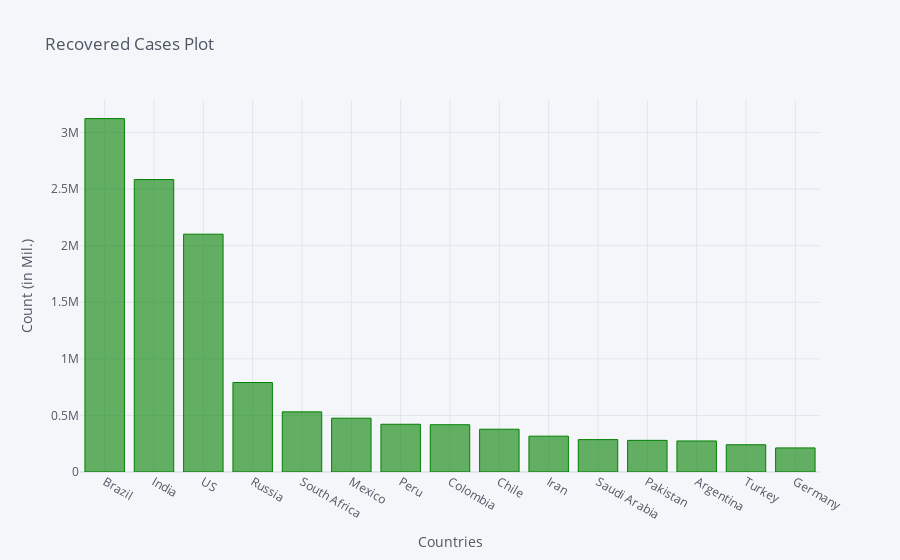

The code cell stored with this chart in its notebook:
### Code cell
recovered_df2_plot.iplot(kind='bar', x='Country/Region', y='8/27/20',color='green',
                         title='Recovered Cases Plot',xTitle='Countries',yTitle='Count (in Mil.)')

### Figure 1 — Plotly figure (JSON) as saved in the notebook; plotly's stock layout.template omitted (floating-point values rounded to 4 significant figures)
{"data": [{"marker": {"color": "rgba(0, 128, 0, 0.6)", "line": {"color": "rgba(0, 128, 0, 1.0)", "width": 1}}, "name": "8/27/20", "orientation": "v", "text": "", "type": "bar", "x": ["Brazil", "India", "US", "Russia", "South Africa", "Mexico", "Peru", "Colombia", "Chile", "Iran", "Saudi Arabia", "Pakistan", "Argentina", "Turkey", "Germany"], "y": [3122846, 2583948, 2101326, 790629, 531338, 475532, 421877, 417781, 377922, 316638, 286255, 279561, 274458, 240792, 212909]}], "layout": {"legend": {"bgcolor": "#F5F6F9", "font": {"color": "#4D5663"}}, "paper_bgcolor": "#F5F6F9", "plot_bgcolor": "#F5F6F9", "title": {"font": {"color": "#4D5663"}, "text": "Recovered Cases Plot"}, "xaxis": {"gridcolor": "#E1E5ED", "showgrid": true, "tickfont": {"color": "#4D5663"}, "title": {"font": {"color": "#4D5663"}, "text": "Countries"}, "zerolinecolor": "#E1E5ED"}, "yaxis": {"gridcolor": "#E1E5ED", "showgrid": true, "tickfont": {"color": "#4D5663"}, "title": {"font": {"color": "#4D5663"}, "text": "Count (in Mil.)"}, "zerolinecolor": "#E1E5ED"}}}
